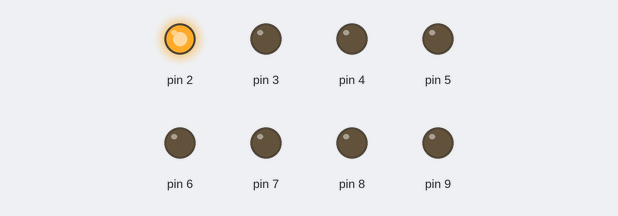
Recording of a sketch running on a simulated Arduino Uno, built with avr-gcc and run on an emulated ATmega328P. On the bench: output pins drawn as LEDs (lit = HIGH).

Above: at 0.02 s.
At 0.47 s:
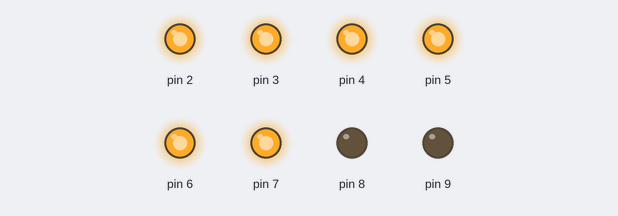
At 0.92 s:
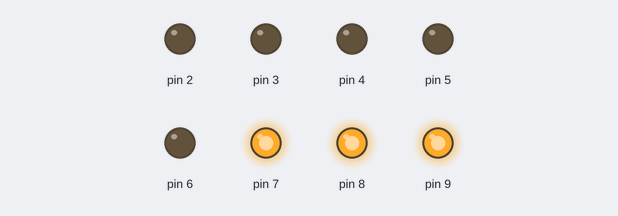
At 1.82 s:
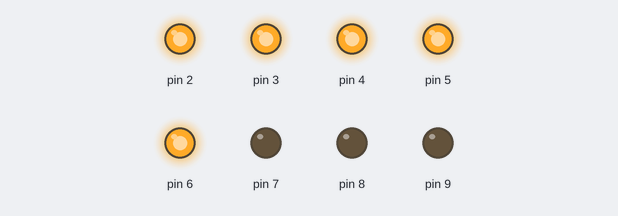
At 2.72 s:
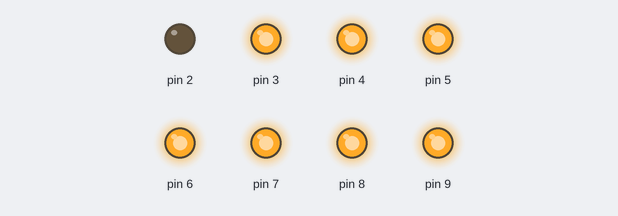
At 3.62 s:
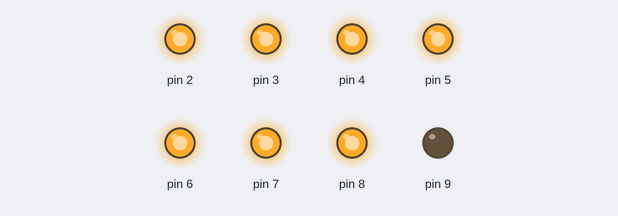
Timing chart, 0 to 3.9 s (numbered marks = the images above):
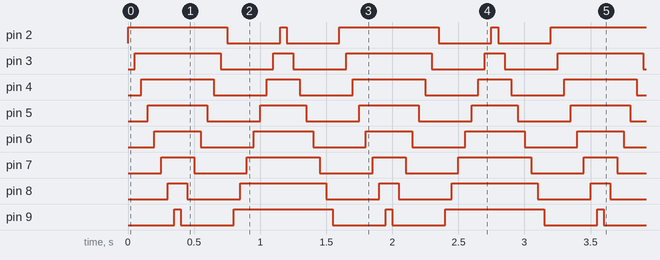

Measured:
- by itself, pin 2: repeats every 1.6 s: LOW 0.40 s, HIGH 0.05 s, LOW 0.40 s, HIGH 0.75 s
- by itself, pin 3: repeats every 1.6 s: LOW 0.40 s, HIGH 0.15 s, LOW 0.40 s, HIGH 0.65 s
- by itself, pin 4: repeats every 1.6 s: LOW 0.40 s, HIGH 0.25 s, LOW 0.40 s, HIGH 0.55 s
- by itself, pin 5: repeats every 1.6 s: LOW 0.40 s, HIGH 0.35 s, LOW 0.40 s, HIGH 0.45 s
- by itself, pin 6: repeats every 1.6 s: LOW 0.40 s, HIGH 0.45 s, LOW 0.40 s, HIGH 0.35 s
- by itself, pin 7: repeats every 1.6 s: LOW 0.40 s, HIGH 0.55 s, LOW 0.40 s, HIGH 0.25 s
- by itself, pin 8: repeats every 1.6 s: LOW 0.40 s, HIGH 0.65 s, LOW 0.40 s, HIGH 0.15 s
- by itself, pin 9: repeats every 1.6 s: LOW 0.40 s, HIGH 0.75 s, LOW 0.40 s, HIGH 0.05 s

The sketch:

Lesson2_FlowingLED.ino
```cpp
void setup() {
  // put your setup code here, to run once:
  for (int i = 2; i <= 9; i++) {
    pinMode(i,OUTPUT);
  }
}

void loop() {
  // put your main code here, to run repeatedly:
  for (int a = 2; a <= 9; a++) {
    digitalWrite(a, HIGH);
    delay(50);
  }
  for (int a = 9; a >= 2; a--) {
    digitalWrite(a, LOW);
    delay(50);
  }
  for (int a = 9; a >= 2; a--) {
    digitalWrite(a, HIGH);
    delay(50);
  }
  for (int a = 2; a <= 9; a++) {
    digitalWrite(a, LOW);
    delay(50);
  }
}
```
